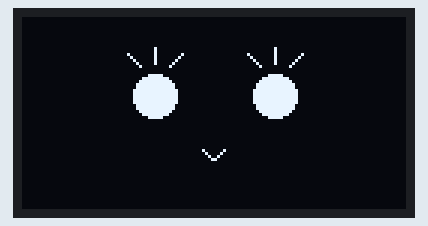
A sketch run on a simulated Arduino Mega 2560, built with avr-gcc and run on an emulated ATmega2560. On the bench: 128×64 one-colour display.

Above: at 0.1 s.

The sketch:

oled_eyes.ino
```cpp
#include <SPI.h>
#include <Adafruit_GFX.h>
#include <Adafruit_SSD1306.h>

#define SCREEN_WIDTH 128
#define SCREEN_HEIGHT 64

// ===== OLED SPI PINS (YOUR WIRING) =====
#define OLED_CLK   18
#define OLED_MOSI  23
#define OLED_CS    5
#define OLED_DC    4
#define OLED_RST   2

Adafruit_SSD1306 display(
  SCREEN_WIDTH,
  SCREEN_HEIGHT,
  OLED_MOSI,
  OLED_CLK,
  OLED_DC,
  OLED_RST,
  OLED_CS
);

// ---------- FACE HELPERS ----------

void drawMouth(int cx, int y) {
  display.drawPixel(cx - 4, y, SSD1306_WHITE);
  display.drawPixel(cx - 3, y + 1, SSD1306_WHITE);
  display.drawPixel(cx - 2, y + 2, SSD1306_WHITE);
  display.drawPixel(cx - 1, y + 3, SSD1306_WHITE);
  display.drawPixel(cx,     y + 3, SSD1306_WHITE);
  display.drawPixel(cx + 1, y + 2, SSD1306_WHITE);
  display.drawPixel(cx + 2, y + 1, SSD1306_WHITE);
  display.drawPixel(cx + 3, y, SSD1306_WHITE);
}

void drawOpenEyes() {
  display.clearDisplay();

  int centerX = 64;
  int eyeY = 26;

  // LEFT EYE
  display.fillCircle(centerX - 20, eyeY, 7, SSD1306_WHITE);
  display.drawLine(centerX - 25, eyeY - 10, centerX - 29, eyeY - 14, SSD1306_WHITE);
  display.drawLine(centerX - 20, eyeY - 11, centerX - 20, eyeY - 16, SSD1306_WHITE);
  display.drawLine(centerX - 15, eyeY - 10, centerX - 11, eyeY - 14, SSD1306_WHITE);

  // RIGHT EYE
  display.fillCircle(centerX + 20, eyeY, 7, SSD1306_WHITE);
  display.drawLine(centerX + 15, eyeY - 10, centerX + 11, eyeY - 14, SSD1306_WHITE);
  display.drawLine(centerX + 20, eyeY - 11, centerX + 20, eyeY - 16, SSD1306_WHITE);
  display.drawLine(centerX + 25, eyeY - 10, centerX + 29, eyeY - 14, SSD1306_WHITE);

  drawMouth(centerX, 44);
  display.display();
}

void drawClosedEyes() {
  display.clearDisplay();

  int centerX = 64;
  int eyeY = 26;

  display.fillRoundRect(centerX - 27, eyeY, 14, 4, 2, SSD1306_WHITE);
  display.fillRoundRect(centerX + 13, eyeY, 14, 4, 2, SSD1306_WHITE);

  drawMouth(centerX, 44);
  display.display();
}

// ---------- SETUP ----------

void setup() {
  if (!display.begin(SSD1306_SWITCHCAPVCC)) {
    while (true);
  }

  display.setRotation(0);   // upright
  drawOpenEyes();
}

// ---------- LOOP ----------

void loop() {
  delay(3000);      // eyes open 3 sec
  drawClosedEyes(); // blink
  delay(150);       // blink duration
  drawOpenEyes();
}
```
